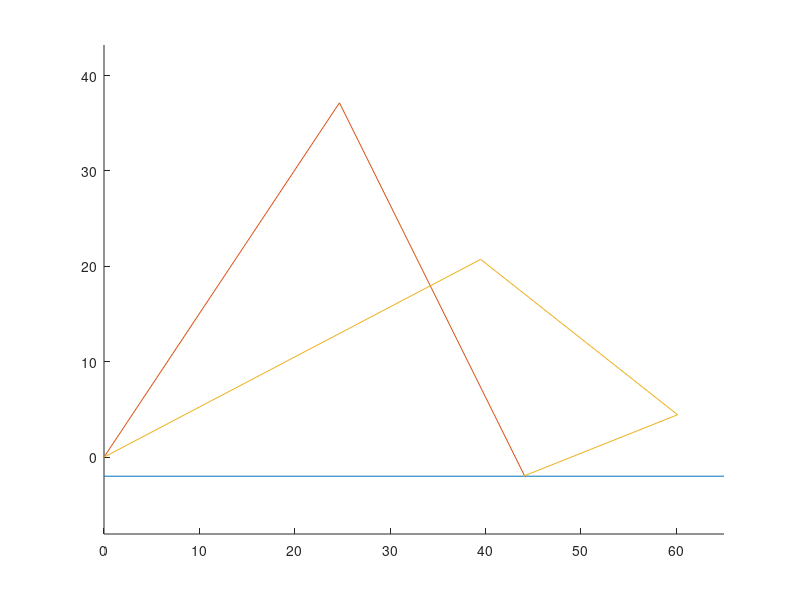

MATLAB code for this plot:
1;

% Start of Global Script
global len_prox = 44.6;
global len_inter = 26.3;
global len_distal = 17.4; 

global lb_angle_prox   = -pi /3;
global lb_angle_inter  = -2*pi/3;
global lb_angle_distal = -2*pi/3;

global ub_angle_prox   = pi/3;
global ub_angle_inter  = 0;
global ub_angle_distal = 0;

global error_margin = 0.001;


% Clamp functions as expected
function f = clamp(angle, min, max)
  f=angle;
  if(angle<min) f=min;
  elseif(angle>max) f=max; endif
endfunction

function T = rotateJoint(angle,length,lb,ub)
  angle = clamp(angle,lb,ub);
  T = [ cos(angle), -sin(angle), 0, length*cos(angle);
        sin(angle),  cos(angle), 0, length*sin(angle);
                 0,           0, 1,                 0;
                 0,           0, 0,                 1];
endfunction

% Works as expected
function inv_j = calcInvJacobian(len_prox, len_inter, len_distal, angle_prox, angle_inter)

  j = [-len_prox*sin(angle_prox )-len_inter*sin(angle_prox + angle_inter)-len_distal*sin(angle_prox+(5/3)*angle_inter), -len_inter*sin(angle_prox+angle_inter)-len_prox*sin(angle_prox+(5/3)*angle_inter);
        len_prox*cos(angle_prox )+len_inter*cos(angle_prox + angle_inter)+len_distal*cos(angle_prox+(5/3)*angle_inter),  len_inter*cos(angle_prox+angle_inter)+len_distal*cos(angle_prox+(5/3)*angle_inter)];
  
  D = j(1,1)* j(2,2) - j(1,2)*j(2,1);
  inv_j = (1/D) * [j(2,2), -1*j(1,2); -1*j(2,1), j(1,1)];

endfunction

function [X,Y] = forwardKinematics(angle_prox, angle_inter, angle_distal)
  global len_prox;
  global len_inter;
  global len_distal; 

  global lb_angle_prox;
  global lb_angle_inter;
  global lb_angle_distal;

  global ub_angle_prox;
  global ub_angle_inter;
  global ub_angle_distal;

  global error_margin;

  T1 = rotateJoint(angle_prox,   len_prox,  lb_angle_prox,   ub_angle_prox);
  T2 = rotateJoint(angle_inter,  len_inter, lb_angle_inter,  ub_angle_inter);
  T3 = rotateJoint(angle_distal, len_distal,lb_angle_distal, ub_angle_distal);
  j1 = T1;
  j2 = T1*T2;
  tip= T1*T2*T3;
  X = [0,j1(1,4),j2(1,4),tip(1,4)];
  Y = [0,j1(2,4),j2(2,4),tip(2,4)];
endfunction

function K = assignment2()
  global len_prox;
  global len_inter;
  global len_distal; 

  global lb_angle_prox;
  global lb_angle_inter;
  global lb_angle_distal;

  global ub_angle_prox;
  global ub_angle_inter;
  global ub_angle_distal;

  global error_margin;

  % Visualization
  img = figure(2);
  clf;
  hold on;
  axis("equal");
  plot([0,65],[-2,-2]);
  
  %forwardKinematics(0.4708, lb_angle_inter/2, lb_angle_distal)
  [X1, Y1] = forwardKinematics(0.98425, (-2*pi)/3, 0)
  [X2, Y2] = forwardKinematics(0.4835, -1.15157, (-2*pi)/3)
  plot( X1, Y1);
  plot( X2, Y2);
  tip1 = [X1(4);Y1(4)]
  tip2 = [X2(4);Y2(4)]
  hold off;  
  
endfunction

function K = assignment3()
  global len_prox;
  global len_inter;
  global len_distal; 

  global lb_angle_prox;
  global lb_angle_inter;
  global lb_angle_distal;

  global ub_angle_prox;
  global ub_angle_inter;
  global ub_angle_distal;

  global error_margin;

  % Visualization
  img2 = figure(3);
  clf;
  hold on;
  axis("equal");
  
  XP1 = [];
  YP1 = [];
  XP2 = [];
  YP2 = [];
  for i=lb_angle_prox:0.1:ub_angle_prox+0.1
    [X1, Y1] = forwardKinematics(i, ub_angle_inter, ub_angle_distal);
    [X2, Y2] = forwardKinematics(i, lb_angle_inter, lb_angle_distal);
    XP1 = horzcat(XP1,X1(4));
    YP1 = horzcat(YP1,Y1(4));
    XP2 = horzcat(XP2,X2(4));
    YP2 = horzcat(YP2,Y2(4));
    %plot( X1(4), Y1(4));
    %plot( X2(4), Y2(4));
  endfor
  plot(XP1,YP1);
  plot(XP2,YP2);
  
  XP1 = [];
  YP1 = [];
  XP2 = [];
  YP2 = [];
  for i=lb_angle_inter:0.1:ub_angle_inter+0.1
    [X1, Y1] = forwardKinematics(lb_angle_prox, i, ub_angle_distal);
    [X2, Y2] = forwardKinematics(ub_angle_prox, i, lb_angle_distal);
    XP1 = horzcat(XP1,X1(4));
    YP1 = horzcat(YP1,Y1(4));
    XP2 = horzcat(XP2,X2(4));
    YP2 = horzcat(YP2,Y2(4));
    %plot( X1(4), Y1(4));
    %plot( X2(4), Y2(4));
  endfor
  plot(XP1,YP1);
  plot(XP2,YP2);
  
  XP1 = [];
  YP1 = [];
  XP2 = [];
  YP2 = [];
  for i=lb_angle_distal:0.1:ub_angle_distal+0.1
    [X1, Y1] = forwardKinematics(lb_angle_prox, lb_angle_inter, i);
    [X2, Y2] = forwardKinematics(ub_angle_prox, ub_angle_inter, i);
    XP1 = horzcat(XP1,X1(4));
    YP1 = horzcat(YP1,Y1(4));
    XP2 = horzcat(XP2,X2(4));
    YP2 = horzcat(YP2,Y2(4));
    %plot( X1(4), Y1(4));
    %plot( X2(4), Y2(4));
  endfor
  plot(XP1,YP1);
  plot(XP2,YP2);
  
  
  hold off;
endfunction

function [Xi,Yi] = inverseKinematics(currentAngleGuess, target)
  global len_prox;
  global len_inter;
  global len_distal; 

  global lb_angle_prox;
  global lb_angle_inter;
  global lb_angle_distal;

  global ub_angle_prox;
  global ub_angle_inter;
  global ub_angle_distal;

  global error_margin;
  
  Xi = [];
  Yi = [];

  i = 0;
  do
    i = i+1;
    distalJoint =  2*currentAngleGuess(2)/3;
    [X, Y] = forwardKinematics(currentAngleGuess(1), currentAngleGuess(2), distalJoint);
    Xi = vertcat(Xi,X);
    Yi = vertcat(Yi,Y);
    inv_J_q = calcInvJacobian(len_prox, len_inter, len_distal, currentAngleGuess(1), currentAngleGuess(2));
    currentAngleGuess = currentAngleGuess + inv_J_q*( target - [X(4);Y(4)] );
    error = sqrt( (target(1)-X(4))^2 + (target(2)-Y(4))^2 );
  until((error<=error_margin && Y(4)>-2) || i>=100);
  
  i = i+1;
  distalJoint =  2*currentAngleGuess(2)/3;
  [X, Y] = forwardKinematics(currentAngleGuess(1), currentAngleGuess(2), distalJoint);
  
  Xi = vertcat(Xi,X);
  Yi = vertcat(Yi,Y);
endfunction

function K = assignment5and6()
  global len_prox;
  global len_inter;
  global len_distal; 

  global lb_angle_prox;
  global lb_angle_inter;
  global lb_angle_distal;

  global ub_angle_prox;
  global ub_angle_inter;
  global ub_angle_distal;

  global error_margin;
  
  % Visualization
  img2 = figure(5);
  clf;
  hold on;
  axis("equal");
  plot([0,100],[-2,-2],'color','r');
  
  target = transpose([len_prox + len_inter + 10, -2]);
  plot(target(1), target(2),'marker','x','markersize',30,'color','r');
  
  [Xi, Yi] = inverseKinematics([0.1,-0.1],target);
  
  for i=1:rows(Xi)
    px = [Xi(i,1),Xi(i,2),Xi(i,3),Xi(i,4)];
    py = [Yi(i,1),Yi(i,2),Yi(i,3),Yi(i,4)];
    plot(px,py,'marker','o');
  endfor
  
  for i=1:rows(Xi)
    tipx(i) = Xi(i,4);
    tipy(i) = Yi(i,4);
  endfor
  plot(tipx,tipy,'color','r','linestyle','--');
  hold off;
  
  img3 = figure(6);
  clf;
  hold on;
  for i=1:rows(Xi)
    diff(i) = sqrt( (Xi(i,4)-target(1))^2 + (Yi(i,4)-target(2))^2 );
  endfor
  plot(diff);
  hold off;
endfunction

function assignment7()
  global len_prox;
  global len_inter;
  global len_distal;
  global lb_angle_prox;
  global lb_angle_inter;
  global lb_angle_distal;
  global ub_angle_prox;
  global ub_angle_inter;
  global ub_angle_distal;

  
  img7 = figure(7);
  clf;
  hold on;
  axis("equal");
  plot([0,100],[-2,-2],'color','r');
  
  dist  = len_prox+len_inter+len_distal;
  angle = asin(-2/dist);
  [Xf,Yf] = forwardKinematics(angle,0,0);
  plot(Xf,Yf,'marker','o');
  
  [Xt,Yt] = forwardKinematics(0,lb_angle_inter,(2/3)*lb_angle_inter);
  distq  = sqrt(Xt(4)^2+Yt(4)^2);
  angleq = asin(-2/distq);
  anglediffq = atan(Yt(4)/Xt(4));
  
  [Xc,Yc] = forwardKinematics(angleq-anglediffq,lb_angle_inter,(2/3)*lb_angle_inter);
  plot(Xc,Yc,'marker','o');
  
  hold off;
endfunction

function assignment8()
  global len_prox;
  global len_inter;
  global len_distal;
  global lb_angle_prox;
  global lb_angle_inter;
  global lb_angle_distal;
  global ub_angle_prox;
  global ub_angle_inter;
  global ub_angle_distal;

  img8 = figure(8);
  clf;
  hold on;
  axis("equal");
  plot([0,100],[-2,-2],'color','r');
  
  [X1,Y1] = inverseKinematics([ub_angle_prox,ub_angle_inter],[60;-2]);

  s = rows(X1);
  plot([X1(s,1),X1(s,2),X1(s,3),X1(s,4)],
       [Y1(s,1),Y1(s,2),Y1(s,3),Y1(s,4)],
       'marker','x');
  
%  prev = [TODO];
%  for i=50:10:80
%    [X,Y] = inverseKinematics(prev,[i,-2]);
%    z = rows(X);
%    for j=1:z
%      plot([X(j,1),X(j,2),X(j,3),X(j,4)],
%           [Y(j,1),Y(j,2),Y(j,3),Y(j,4)],
%           'marker','o');
%    endfor
%    prev = [X(z,4);Y(z,4)];
%  endfor
  
  hold off;
endfunction

assignment2()
%assignment3()
%assignment5and6()
%assignment7()
%assignment8()

%len_prox, len_inter, len_distal, lb_angle_prox, lb_angle_inter, lb_angle_distal, ub_angle_prox, ub_angle_inter, ub_angle_distal
%
%origin = transpose([0,0,0,1]);
%target = transpose([len_prox + len_inter + 10, -2]);
%plot(target(1), target(2),
%     'marker','x','markersize',40,'color','r');
%
%currentAngleGuess = [0.1,-0.1];
%
%i = 0;
%do
%  i = i+1;
%  T01 = rotateJoint(currentAngleGuess(1), len_prox,  lb_angle_prox,   ub_angle_prox);
%  T12 = rotateJoint(currentAngleGuess(2), len_inter, lb_angle_inter,  ub_angle_inter);
%  T23 = rotateJoint((currentAngleGuess(2)*2)/3, len_distal,lb_angle_distal, ub_angle_distal);
%  j1 = T01;
%  j2 = T01*T12;
%  tip= T01*T12*T23;
%  
%  tipsx(i) = tip(1,4);
%  tipsy(i) = tip(2,4);
%  
%  theta1 = clamp(currentAngleGuess(1), lb_angle_prox, ub_angle_prox);
%  theta2 = clamp(currentAngleGuess(2), lb_angle_inter, ub_angle_inter);
%  theta3 = (2*theta2)/3
%
%  a = tip(1,4)
%  b = tip(2,4)
%
%  plot([0,j1(1,4),j2(1,4),tip(1,4)],
%       [0,j1(2,4),j2(2,4),tip(2,4)],
%       'marker','o','color','k');
%       
%  inv_J_q = calcInvJacobian(len_prox, len_inter, len_distal, currentAngleGuess(1), currentAngleGuess(2));
%  currentAngleGuess = currentAngleGuess + inv_J_q*( target - [tip(1,4);tip(2,4)] );
%  
%  error = sqrt( (target(1)-tip(1,4))^2 + (target(2)-tip(2,4))^2 );
%until((error<error_margin && tip(2,4)>-2) || i>10);
%
%i = i+1;
%
%distalJoint =  2*currentAngleGuess(2)/3 ;
%T01 = rotateJoint(currentAngleGuess(1), len_prox,  lb_angle_prox,   ub_angle_prox);
%T12 = rotateJoint(currentAngleGuess(2), len_inter, lb_angle_inter,  ub_angle_inter);
%T23 = rotateJoint(distalJoint,          len_distal,lb_angle_distal, ub_angle_distal);
%j1 = T01;
%j2 = T01*T12;
%tip= T01*T12*T23;
%tipsy(i) = tip(2,4);
%tipsx(i) = tip(1,4);
%  plot([0,j1(1,4),j2(1,4),tip(1,4)],
%       [0,j1(2,4),j2(2,4),tip(2,4)],
%       'marker','o','color','b');
%
%
%plot(tipsx,tipsy,'linestyle','-.','color','r');
%
%l1 = 44.6;
%l2 = 26.3;
%l3 = 17.4;
%
%theta1 = clamp(currentAngleGuess(1), lb_angle_prox, ub_angle_prox);
%theta2 = clamp(currentAngleGuess(2), lb_angle_inter, ub_angle_inter);
%theta3 = (2*theta2)/3
%
%a = tip(1,4)
%b = tip(2,4)
%
%x = l1*cos(theta1) + l3*cos((2*theta2)/3)*(cos(theta1)*cos(theta2) - sin(theta1)*sin(theta2)) - l3*sin((2*theta2)/3)*(cos(theta1)*sin(theta2) + cos(theta2)*sin(theta1)) + l2*cos(theta1)*cos(theta2) - l2*sin(theta1)*sin(theta2) 
%y = l1*sin(theta1) + l3*cos((2*theta2)/3)*(cos(theta1)*sin(theta2) + cos(theta2)*sin(theta1)) + l3*sin((2*theta2)/3)*(cos(theta1)*cos(theta2) - sin(theta1)*sin(theta2)) + l2*cos(theta1)*sin(theta2) + l2*cos(theta2)*sin(theta1)
